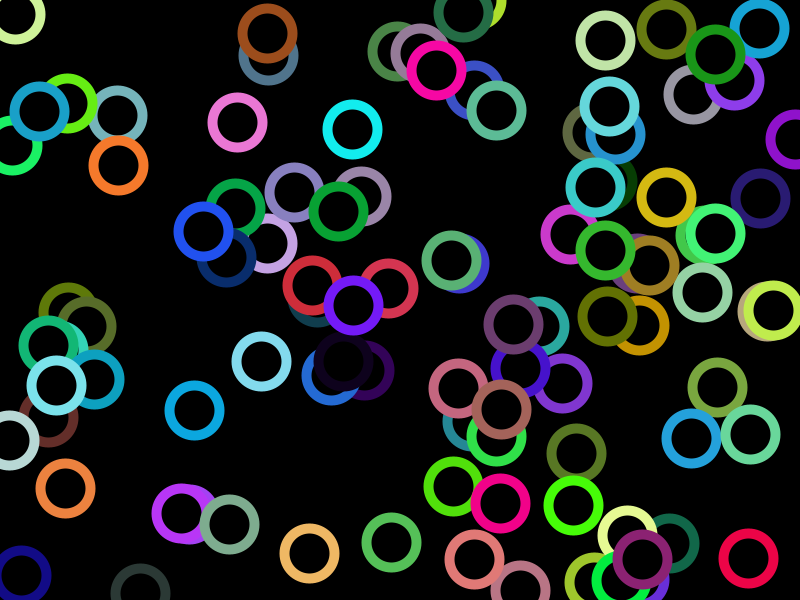
Frame 1 (no input)
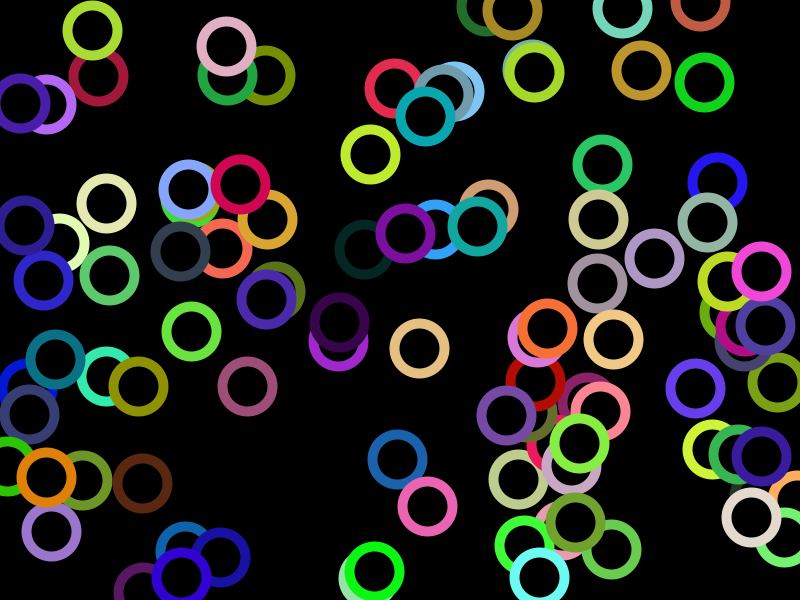
Frame 60 (the mouse pressed at the canvas centre just before this capture)
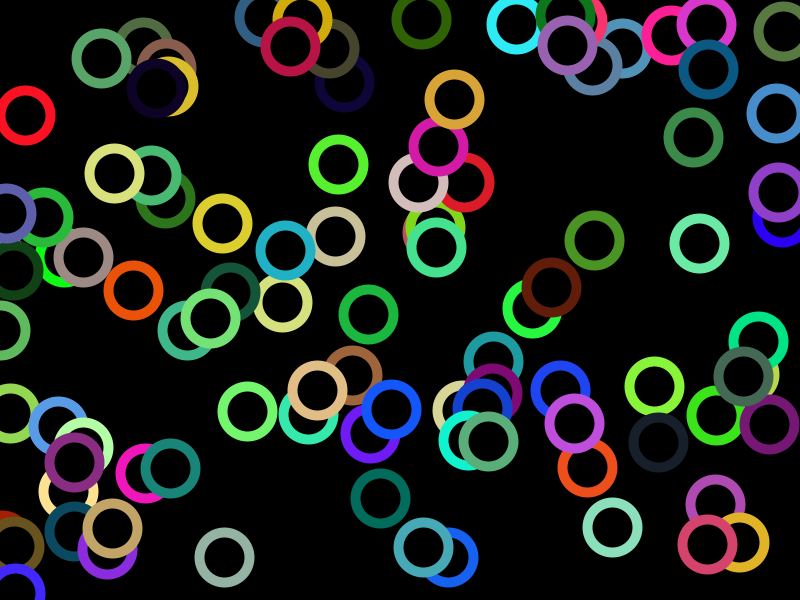
Frame 120 (the mouse held since frame 60 and released just before this capture)

The Processing sketch that drew these frames (run headless with seeded random() and noise(); from frame 60 on, the mouse is pressed at the canvas centre):

// Processing sketch: processing_74629
// ── processing_74629.pde

//Lawrence Jiang, Block 6 Comp Prog
//press left mouse button to decrease framerate
//press right mouse button to increase framerate


float f = 20;

void setup()
{
  size(800, 600);
  frameRate(f);
  strokeWeight(10);
}

void draw()
{
  background(0);
  int x = 1;
  fill(0);
  while (x<=100)
  {
    stroke(int(random(255)), int(random(255)), int(random(255)));
    ellipse (int(random(800)), int(random(600)), 50, 50);
    x++;
  }
  if (mousePressed==true && mouseButton==LEFT)
  {
    f = f - .5;
    frameRate(f);
  }
  if (mousePressed==true && mouseButton==RIGHT)
  {
    f = f + .5;
    frameRate(f);
  }
}
